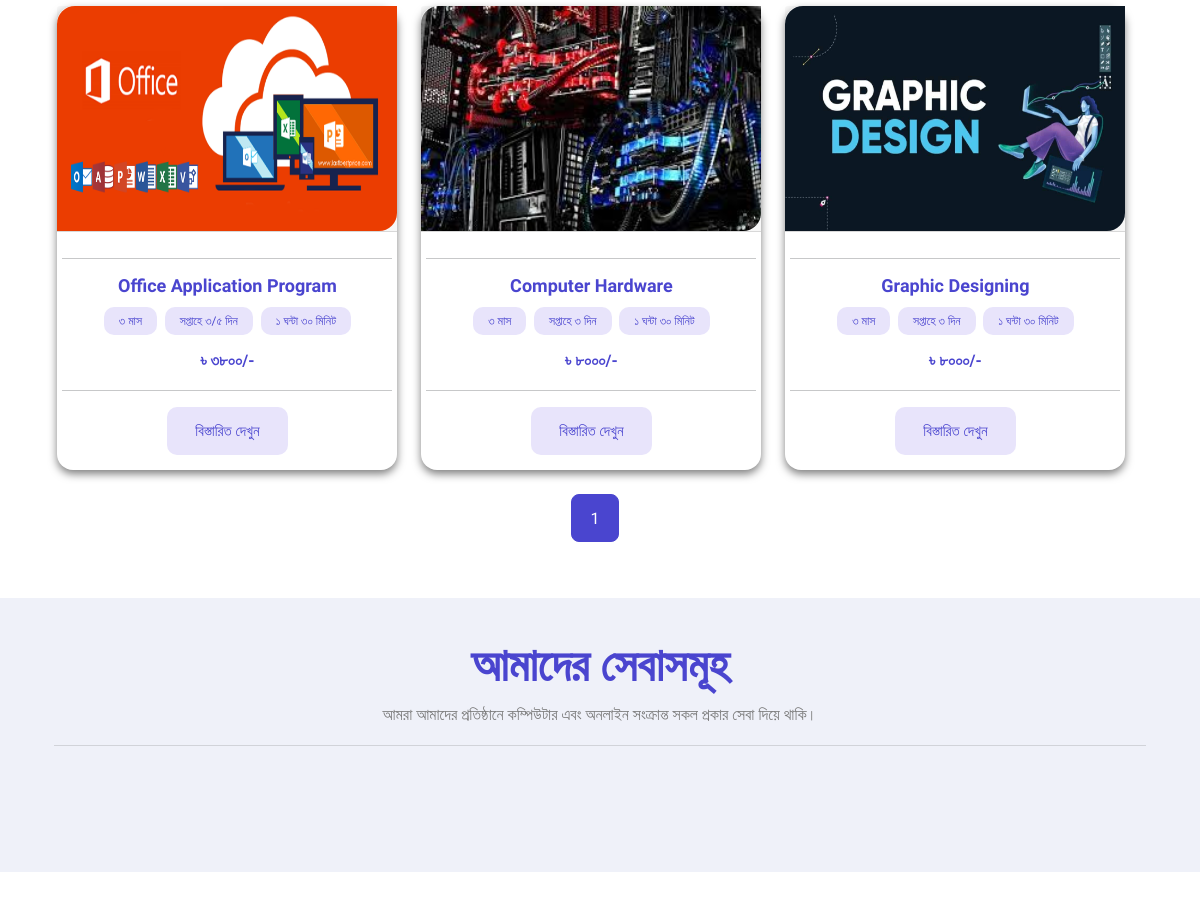
The app's page / (middle part), older data.
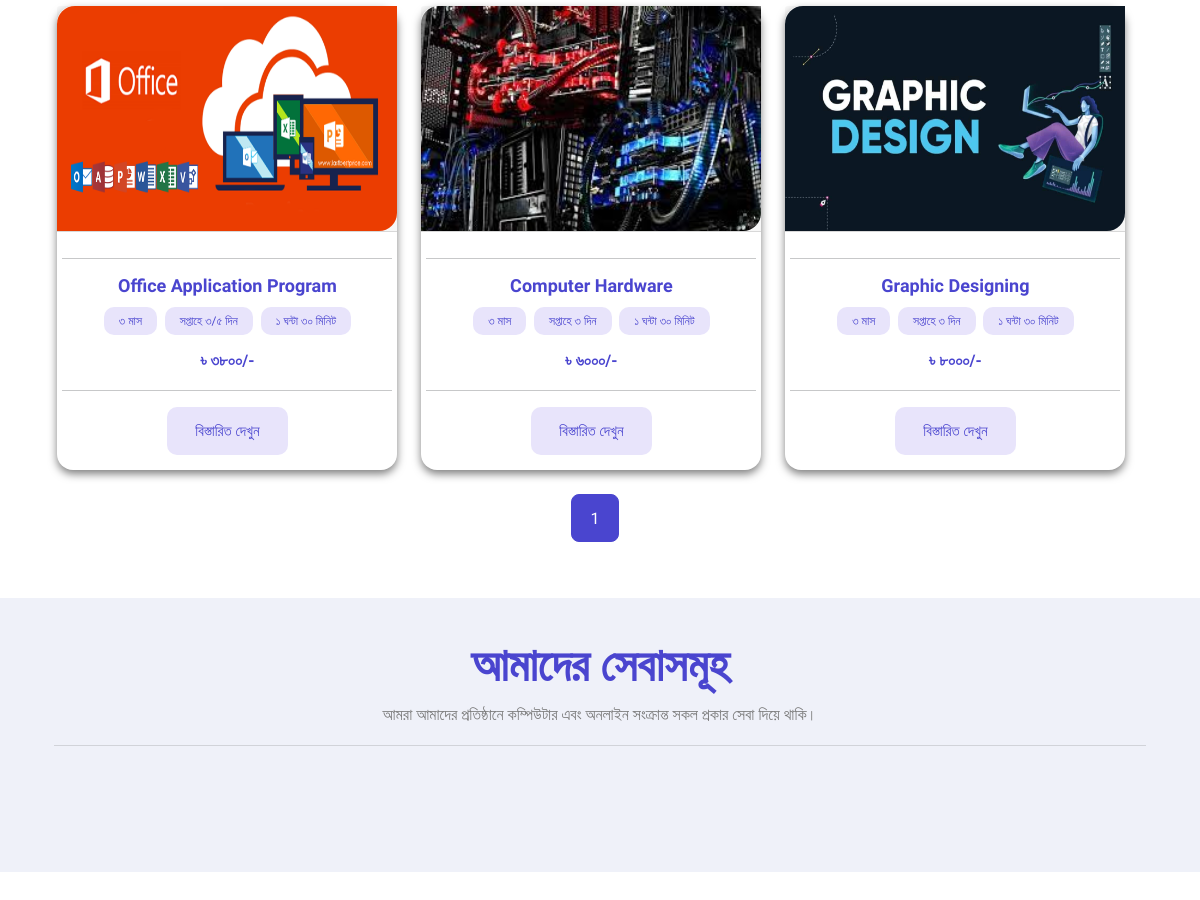
The same page, newer data.
### RainbowApp/models.py (models this page shows, shortened)
class CourseInfoModel(models.Model):
    CourseName = models.CharField(max_length=100)
    CourseDuration = models.CharField(max_length=100)
    WeeklyClass = models.CharField(max_length=100)
    ClassDurationHour = models.CharField(max_length=100)
    ClassDurationMinute = models.CharField(max_length=100)
    CourseFee = models.CharField(max_length=100)
    AboutCourse = models.TextField()
    CourseTopics = models.TextField()
    CourseImage = models.ImageField(upload_to='courseImg')

### RainbowProject/views.py (the view)
# urls.py: path('',homePage, name='homePage'),
def homePage(request):
    courseData = CourseInfoModel.objects.all()
    serviceData = ServiceInfoModel.objects.all()
    successStudentData = SuccessfulStudentInfoModel.objects.all()
    galleryData = GalleryImageModel.objects.all()
    context = {
        'courseData': courseData,
        'serviceData': serviceData,
        'successStudentData': successStudentData,
        'galleryData': galleryData,
    }
    return render(request,'commons/index.html',context)

### template/commons/index.html (shortened to what this page needs)
{% extends 'master/master.html' %}
{% block content %}
<section class="section course-section">
  <div class="container">
    <div class="row">
      <div class="row" id="course-cards-container">
        {% for i in courseData %}
        <div class="col-lg-4 course-card-item">
          <div class="card card-item">
            <div class="card-header view view-cascade overlay text-center">
              <img src="{{i.CourseImage.url}}" class="card-img-top" alt="profile image">
            </div>
            <div class="card-body">
              <hr>
              <h4 class="card-title"><strong>{{i.CourseName}}</strong></h4>
              <div class="card-info">
                <button class="btn btn-outline-primary">{{i.CourseDuration}} মাস</button>
                <button class="btn btn-outline-primary">সপ্তাহে {{i.WeeklyClass}} দিন</button>
                <button class="btn btn-outline-primary"> {{i.ClassDurationHour}} ঘন্টা {{i.ClassDurationMinute}} মিনিট</button>
                <p class="price">৳ {{i.CourseFee}}/-</p>
                <hr>
                <div class="course-footer">
                  <a href="{% url 'viewCourse' i.id %}" class="btn btn-outline-primary">বিস্তারিত দেখুন</a>
                </div>
              </div>
            </div>
          </div>
        </div>
        {% endfor %}
      </div>
      <div id="course-pagination-controls" class="mt-4"></div>
    </div>
  </div>
</section>
<section class="about-section section bg-tertiary position-relative overflow-hidden">
  <div class="container">
    <div class="row justify-content-center">
      <div class="section-title">
        <h1>আমাদের সেবাসমূহ</h1>
        <p>আমরা আমাদের প্রতিষ্ঠানে কম্পিউটার এবং অনলাইন সংক্রান্ত সকল প্রকার সেবা দিয়ে থাকি। </p>
        <hr>
      </div>
      <div id="service-pagination-controls" class="mt-4"></div>
    </div>
  </div>
</section>
<section class="section success-student">
</section>
{% endblock content %}

Row changes from the older to the newer data that the page shows:
changed CourseInfoModel "Computer Hardware": CourseFee "৮০০০" → "৬০০০"
